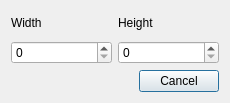
<?xml version="1.0" encoding="UTF-8"?>
<ui version="4.0">
 <class>SizeDialog</class>
 <widget class="QDialog" name="SizeDialog">
  <property name="geometry">
   <rect>
    <x>0</x>
    <y>0</y>
    <width>230</width>
    <height>103</height>
   </rect>
  </property>
  <property name="minimumSize">
   <size>
    <width>0</width>
    <height>0</height>
   </size>
  </property>
  <property name="maximumSize">
   <size>
    <width>230</width>
    <height>103</height>
   </size>
  </property>
  <property name="windowTitle">
   <string>Size setting</string>
  </property>
  <layout class="QGridLayout" name="gridLayout">
   <item row="0" column="0">
    <widget class="QLabel" name="label_width">
     <property name="text">
      <string>Width</string>
     </property>
    </widget>
   </item>
   <item row="0" column="1">
    <widget class="QLabel" name="label_height">
     <property name="text">
      <string>Height</string>
     </property>
    </widget>
   </item>
   <item row="1" column="0">
    <widget class="QSpinBox" name="width">
     <property name="minimum">
      <number>0</number>
     </property>
     <property name="maximum">
      <number>999999999</number>
     </property>
     <property name="singleStep">
      <number>1</number>
     </property>
     <property name="value">
      <number>0</number>
     </property>
    </widget>
   </item>
   <item row="1" column="1">
    <widget class="QSpinBox" name="height">
     <property name="minimum">
      <number>0</number>
     </property>
     <property name="maximum">
      <number>999999999</number>
     </property>
     <property name="singleStep">
      <number>1</number>
     </property>
     <property name="value">
      <number>0</number>
     </property>
    </widget>
   </item>
   <item row="2" column="0" colspan="2">
    <widget class="QDialogButtonBox" name="buttonBox">
     <property name="orientation">
      <enum>Qt::Horizontal</enum>
     </property>
     <property name="standardButtons">
      <set>QDialogButtonBox::Cancel</set>
     </property>
    </widget>
   </item>
  </layout>
 </widget>
 <resources/>
 <connections>
  <connection>
   <sender>buttonBox</sender>
   <signal>accepted()</signal>
   <receiver>SizeDialog</receiver>
   <slot>accept()</slot>
   <hints>
    <hint type="sourcelabel">
     <x>248</x>
     <y>254</y>
    </hint>
    <hint type="destinationlabel">
     <x>157</x>
     <y>274</y>
    </hint>
   </hints>
  </connection>
  <connection>
   <sender>buttonBox</sender>
   <signal>rejected()</signal>
   <receiver>SizeDialog</receiver>
   <slot>reject()</slot>
   <hints>
    <hint type="sourcelabel">
     <x>316</x>
     <y>260</y>
    </hint>
    <hint type="destinationlabel">
     <x>286</x>
     <y>274</y>
    </hint>
   </hints>
  </connection>
 </connections>
</ui>
